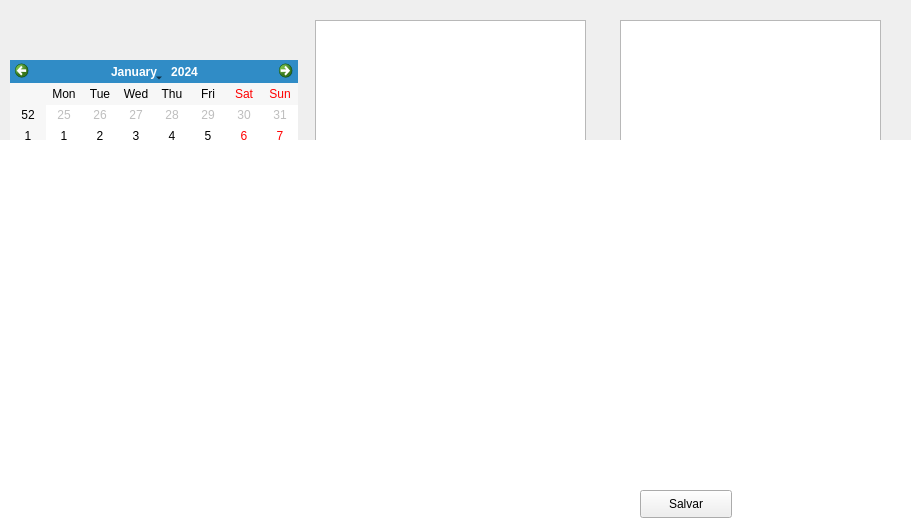
<?xml version="1.0" encoding="UTF-8"?>
<ui version="4.0">
 <class>JanelaAdicionar</class>
 <widget class="QWidget" name="JanelaAdicionar">
  <property name="geometry">
   <rect>
    <x>0</x>
    <y>0</y>
    <width>911</width>
    <height>518</height>
   </rect>
  </property>
  <property name="windowTitle">
   <string>Form</string>
  </property>
  <property name="styleSheet">
   <string notr="true"/>
  </property>
  <widget class="QLineEdit" name="cxPeso">
   <property name="geometry">
    <rect>
     <x>87</x>
     <y>266</y>
     <width>61</width>
     <height>26</height>
    </rect>
   </property>
  </widget>
  <widget class="QTextEdit" name="cxAnotacoes">
   <property name="geometry">
    <rect>
     <x>10</x>
     <y>340</y>
     <width>291</width>
     <height>161</height>
    </rect>
   </property>
  </widget>
  <widget class="QCalendarWidget" name="calendario">
   <property name="geometry">
    <rect>
     <x>10</x>
     <y>60</y>
     <width>288</width>
     <height>171</height>
    </rect>
   </property>
  </widget>
  <widget class="QLabel" name="label">
   <property name="geometry">
    <rect>
     <x>10</x>
     <y>270</y>
     <width>81</width>
     <height>18</height>
    </rect>
   </property>
   <property name="text">
    <string>Peso Atual</string>
   </property>
  </widget>
  <widget class="QLabel" name="label_2">
   <property name="geometry">
    <rect>
     <x>10</x>
     <y>319</y>
     <width>221</width>
     <height>18</height>
    </rect>
   </property>
   <property name="text">
    <string>Digite aqui qualquer anotacao</string>
   </property>
  </widget>
  <widget class="QLabel" name="label_3">
   <property name="geometry">
    <rect>
     <x>150</x>
     <y>270</y>
     <width>21</width>
     <height>18</height>
    </rect>
   </property>
   <property name="text">
    <string>Kg</string>
   </property>
  </widget>
  <widget class="QListWidget" name="listaRefeicao">
   <property name="geometry">
    <rect>
     <x>315</x>
     <y>20</y>
     <width>271</width>
     <height>321</height>
    </rect>
   </property>
   <property name="styleSheet">
    <string notr="true"/>
   </property>
  </widget>
  <widget class="QListWidget" name="listaAlimentos">
   <property name="geometry">
    <rect>
     <x>620</x>
     <y>20</y>
     <width>261</width>
     <height>461</height>
    </rect>
   </property>
  </widget>
  <widget class="QLabel" name="label_4">
   <property name="geometry">
    <rect>
     <x>10</x>
     <y>10</y>
     <width>241</width>
     <height>31</height>
    </rect>
   </property>
   <property name="pixmap">
    <pixmap>../../../../Desktop/refeicao.png</pixmap>
   </property>
  </widget>
  <widget class="QLabel" name="label_5">
   <property name="geometry">
    <rect>
     <x>-10</x>
     <y>140</y>
     <width>931</width>
     <height>521</height>
    </rect>
   </property>
   <property name="styleSheet">
    <string notr="true">background-color: rgb(255, 255, 255);</string>
   </property>
   <property name="text">
    <string/>
   </property>
  </widget>
  <widget class="QLabel" name="label_6">
   <property name="geometry">
    <rect>
     <x>590</x>
     <y>160</y>
     <width>31</width>
     <height>31</height>
    </rect>
   </property>
   <property name="text">
    <string/>
   </property>
   <property name="pixmap">
    <pixmap>../../../../Desktop/seta2.png</pixmap>
   </property>
  </widget>
  <widget class="QLabel" name="label_7">
   <property name="geometry">
    <rect>
     <x>300</x>
     <y>320</y>
     <width>311</width>
     <height>201</height>
    </rect>
   </property>
   <property name="text">
    <string/>
   </property>
   <property name="pixmap">
    <pixmap>../../../../Desktop/fundo.png</pixmap>
   </property>
   <property name="scaledContents">
    <bool>true</bool>
   </property>
  </widget>
  <widget class="QPushButton" name="btSalvar">
   <property name="geometry">
    <rect>
     <x>640</x>
     <y>490</y>
     <width>92</width>
     <height>28</height>
    </rect>
   </property>
   <property name="text">
    <string>Salvar</string>
   </property>
  </widget>
 </widget>
 <resources/>
 <connections>
  <connection>
   <sender>listaRefeicao</sender>
   <signal>doubleClicked(QModelIndex)</signal>
   <receiver>JanelaAdicionar</receiver>
   <slot>removerAlimento()</slot>
   <hints>
    <hint type="sourcelabel">
     <x>346</x>
     <y>49</y>
    </hint>
    <hint type="destinationlabel">
     <x>284</x>
     <y>18</y>
    </hint>
   </hints>
  </connection>
  <connection>
   <sender>listaAlimentos</sender>
   <signal>doubleClicked(QModelIndex)</signal>
   <receiver>JanelaAdicionar</receiver>
   <slot>adicionarAlimento()</slot>
   <hints>
    <hint type="sourcelabel">
     <x>671</x>
     <y>62</y>
    </hint>
    <hint type="destinationlabel">
     <x>603</x>
     <y>14</y>
    </hint>
   </hints>
  </connection>
  <connection>
   <sender>btSalvar</sender>
   <signal>clicked()</signal>
   <receiver>JanelaAdicionar</receiver>
   <slot>salvar()</slot>
   <hints>
    <hint type="sourcelabel">
     <x>677</x>
     <y>496</y>
    </hint>
    <hint type="destinationlabel">
     <x>601</x>
     <y>54</y>
    </hint>
   </hints>
  </connection>
 </connections>
 <slots>
  <slot>removerAlimento()</slot>
  <slot>adicionarAlimento()</slot>
  <slot>salvar()</slot>
 </slots>
</ui>
